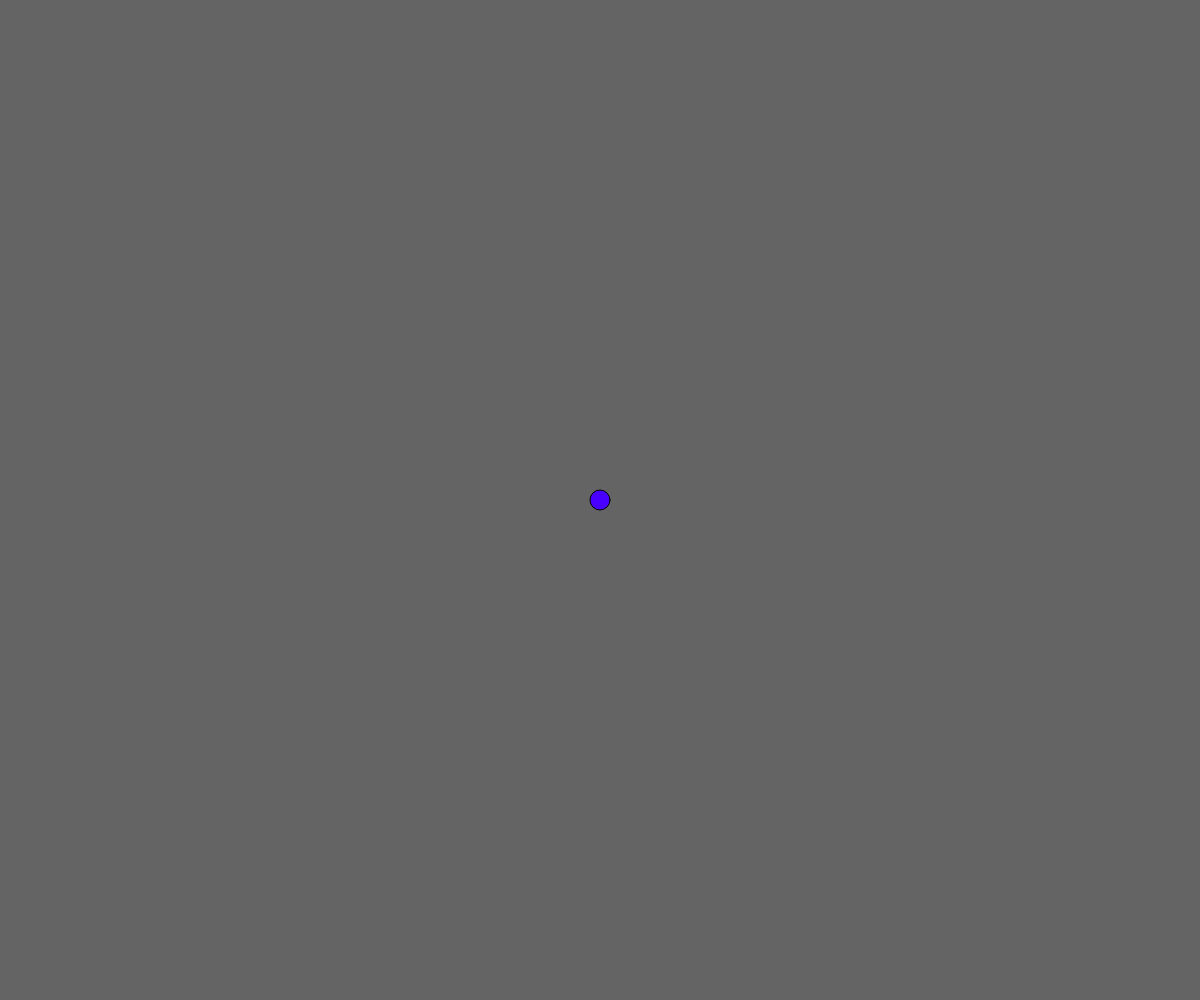
Frame 1 (no input)
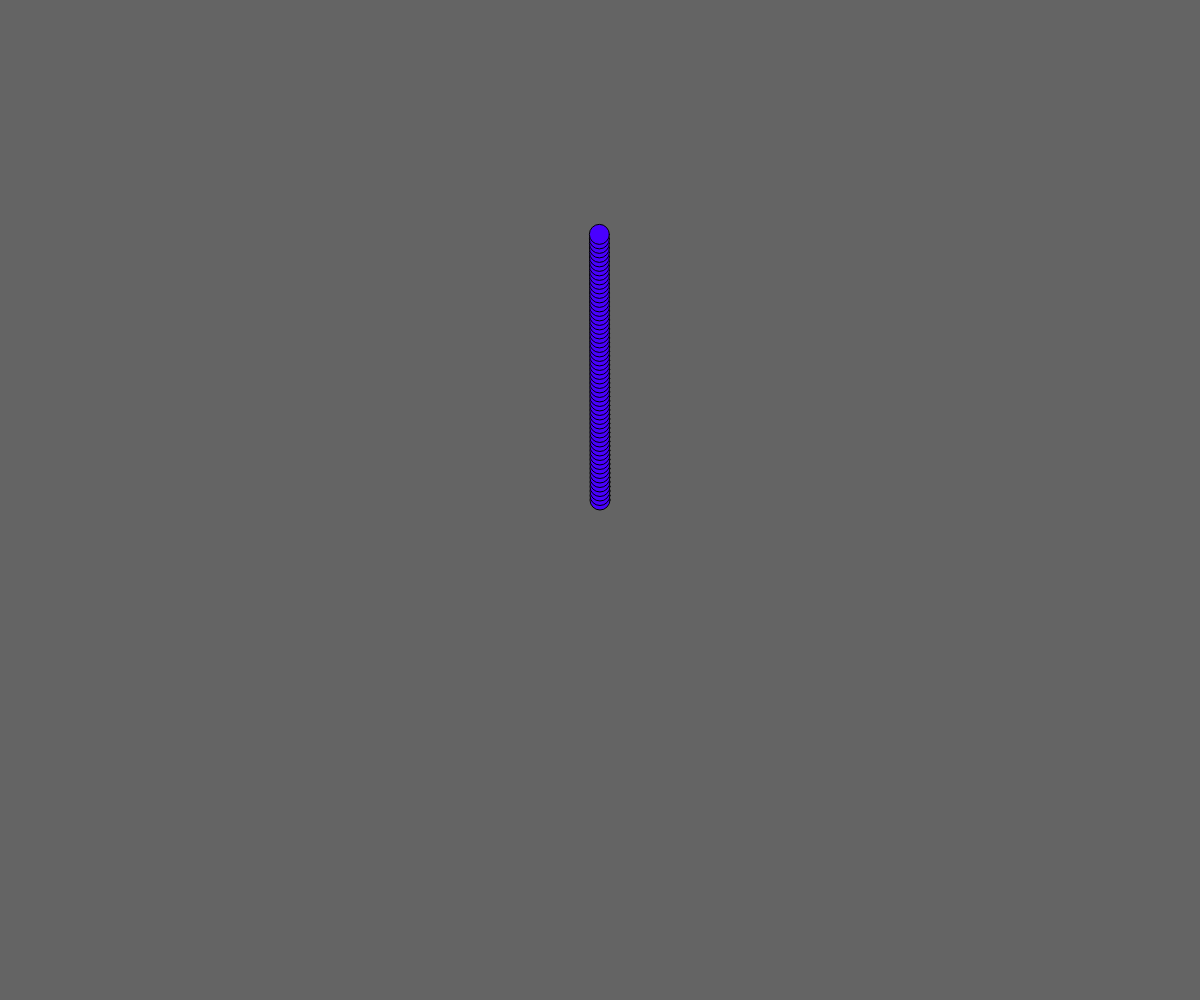
Frame 60 (no input)
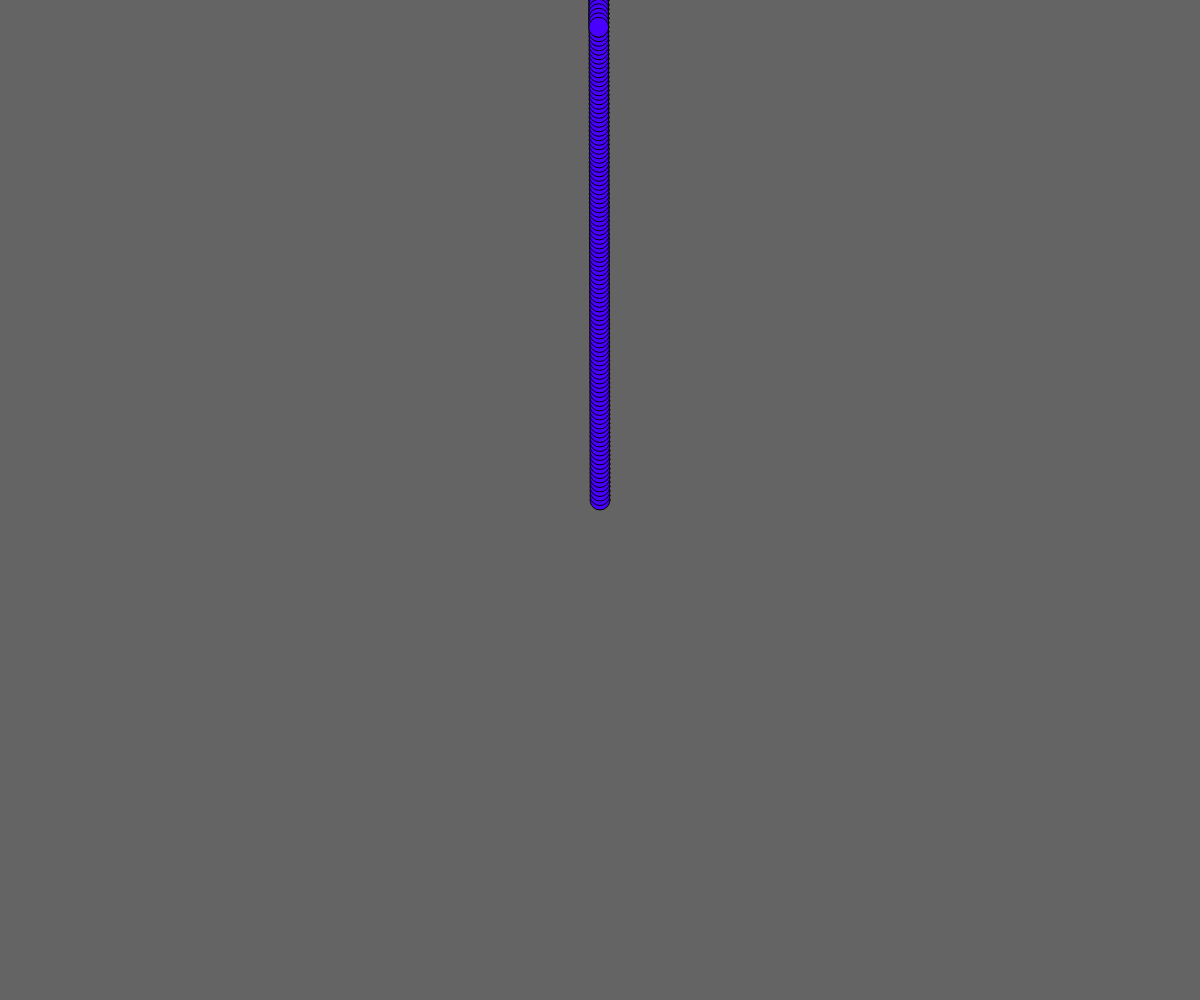
Frame 120 (the mouse pressed at the canvas centre since frame 60)

The p5.js sketch that drew these frames (run headless with seeded random() and noise() and a simulated clock; from frame 60 on, the mouse is pressed at the canvas centre):

// p5.js sketch
// ── sketch.js
var bal // on crée une variable nommée 'bal' qui va stocker notre objet

function setup() {
  createCanvas(windowWidth, windowHeight);
  background(100);
  colorMode(HSB,360,100,100)
  var col = color(random(360),100,100)
  bal = new Balle(col) // on définit la variable 'bal' comme un objet de type "Balle"
}

function draw() {
    // on appelle les fonctions de l'objet 'bal' qui est une instance de la classe "Balle"
    bal.draw();
    bal.update();
    bal.check();
}

// on définit un classe qui s'appelle "Balle"
function Balle(c) {
    // on définit et on initialise des variables pour stocker la position et
    // la vitesse de notre disque précédées de "this."
    this.xpos  = windowWidth/2
    this.ypos  = windowHeight/2
    this.xspeed = random(2,10)*cos(random(TWO_PI))
    this.yspeed = random(2,10)*sin(random(TWO_PI))
    this.c = c //

    // on définit une fonction pour dessiner notre disque
    this.draw = function(){
        fill(this.c)
        ellipse(this.xpos, this.ypos, 20, 20); // on utilise les variables précédées de "this."
    }

    // on définit une fonction pour calculer la prochaine position de notre disque
    this.update = function(){
        this.xpos = this.xpos + this.xspeed
        this.ypos = this.ypos + this.yspeed
    }

    // on définit une fonction pour vérifier les collisions
    this.check = function(){
        if (this.xpos < 0 || this.xpos > windowWidth) this.xspeed = this.xspeed * (-1)
        if (this.ypos < 0 || this.ypos > windowHeight) this.yspeed = this.yspeed * (-1)
    }
}
